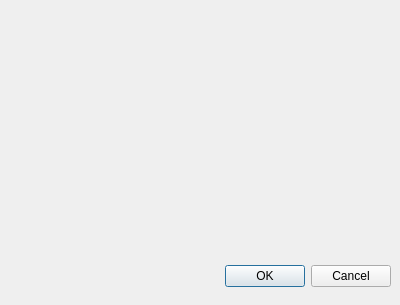
<?xml version="1.0" encoding="UTF-8"?>
<ui version="4.0">
 <class>tabedit</class>
 <widget class="QDialog" name="tabedit">
  <property name="geometry">
   <rect>
    <x>0</x>
    <y>0</y>
    <width>400</width>
    <height>305</height>
   </rect>
  </property>
  <property name="windowTitle">
   <string>Dialog</string>
  </property>
  <widget class="QDialogButtonBox" name="buttonBox">
   <property name="geometry">
    <rect>
     <x>50</x>
     <y>260</y>
     <width>341</width>
     <height>32</height>
    </rect>
   </property>
   <property name="orientation">
    <enum>Qt::Horizontal</enum>
   </property>
   <property name="standardButtons">
    <set>QDialogButtonBox::Cancel|QDialogButtonBox::Ok</set>
   </property>
  </widget>
 </widget>
 <resources/>
 <connections>
  <connection>
   <sender>buttonBox</sender>
   <signal>accepted()</signal>
   <receiver>tabedit</receiver>
   <slot>accept()</slot>
   <hints>
    <hint type="sourcelabel">
     <x>248</x>
     <y>254</y>
    </hint>
    <hint type="destinationlabel">
     <x>157</x>
     <y>274</y>
    </hint>
   </hints>
  </connection>
  <connection>
   <sender>buttonBox</sender>
   <signal>rejected()</signal>
   <receiver>tabedit</receiver>
   <slot>reject()</slot>
   <hints>
    <hint type="sourcelabel">
     <x>316</x>
     <y>260</y>
    </hint>
    <hint type="destinationlabel">
     <x>286</x>
     <y>274</y>
    </hint>
   </hints>
  </connection>
 </connections>
</ui>
